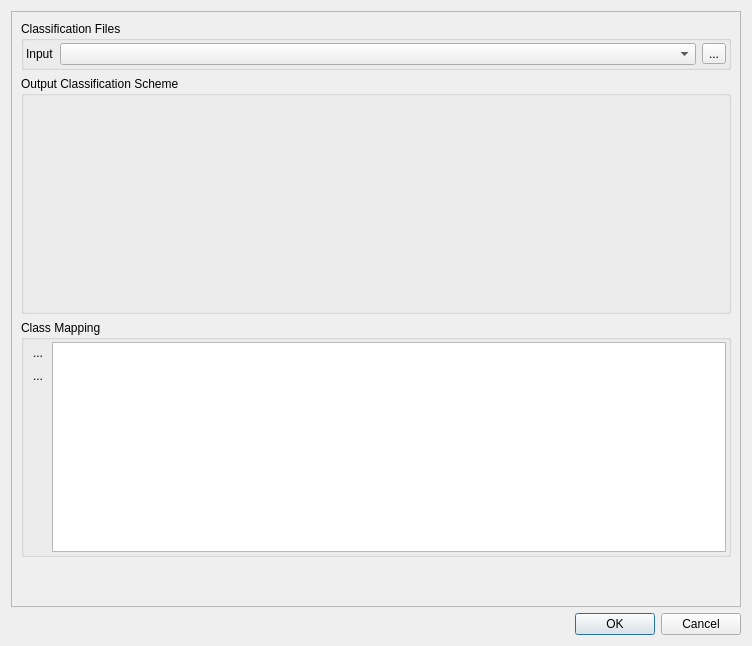
<?xml version="1.0" encoding="UTF-8"?>
<ui version="4.0">
 <class>ReclassifyDialog</class>
 <widget class="QDialog" name="ReclassifyDialog">
  <property name="geometry">
   <rect>
    <x>0</x>
    <y>0</y>
    <width>752</width>
    <height>646</height>
   </rect>
  </property>
  <property name="windowTitle">
   <string>Reclassify Settings</string>
  </property>
  <property name="sizeGripEnabled">
   <bool>false</bool>
  </property>
  <layout class="QVBoxLayout" name="verticalLayout">
   <item>
    <widget class="QScrollArea" name="scrollArea">
     <property name="widgetResizable">
      <bool>true</bool>
     </property>
     <widget class="QWidget" name="scrollAreaWidgetContents">
      <property name="geometry">
       <rect>
        <x>0</x>
        <y>0</y>
        <width>732</width>
        <height>597</height>
       </rect>
      </property>
      <property name="sizePolicy">
       <sizepolicy hsizetype="Minimum" vsizetype="Minimum">
        <horstretch>0</horstretch>
        <verstretch>0</verstretch>
       </sizepolicy>
      </property>
      <layout class="QVBoxLayout" name="verticalLayout_2">
       <item>
        <widget class="QGroupBox" name="groupBox">
         <property name="title">
          <string>Classification Files</string>
         </property>
         <layout class="QGridLayout" name="gridLayout" columnstretch="0,0,0">
          <property name="leftMargin">
           <number>2</number>
          </property>
          <property name="topMargin">
           <number>2</number>
          </property>
          <property name="rightMargin">
           <number>2</number>
          </property>
          <property name="bottomMargin">
           <number>2</number>
          </property>
          <item row="0" column="1">
           <widget class="ClassificationMapLayerComboBox" name="mapLayerComboBox">
            <property name="sizePolicy">
             <sizepolicy hsizetype="Preferred" vsizetype="Fixed">
              <horstretch>0</horstretch>
              <verstretch>0</verstretch>
             </sizepolicy>
            </property>
           </widget>
          </item>
          <item row="0" column="2">
           <widget class="QToolButton" name="btnSelectSrcfile">
            <property name="text">
             <string>...</string>
            </property>
            <property name="icon">
             <iconset>
              <normaloff>:/images/themes/default/mActionAddRasterLayer.svg</normaloff>:/images/themes/default/mActionAddRasterLayer.svg</iconset>
            </property>
           </widget>
          </item>
          <item row="0" column="0">
           <widget class="QLabel" name="label">
            <property name="sizePolicy">
             <sizepolicy hsizetype="Fixed" vsizetype="Preferred">
              <horstretch>0</horstretch>
              <verstretch>0</verstretch>
             </sizepolicy>
            </property>
            <property name="text">
             <string>Input</string>
            </property>
           </widget>
          </item>
         </layout>
        </widget>
       </item>
       <item>
        <widget class="QgsCollapsibleGroupBox" name="gbOutputClassification">
         <property name="sizePolicy">
          <sizepolicy hsizetype="Preferred" vsizetype="Preferred">
           <horstretch>0</horstretch>
           <verstretch>1</verstretch>
          </sizepolicy>
         </property>
         <property name="minimumSize">
          <size>
           <width>0</width>
           <height>0</height>
          </size>
         </property>
         <property name="maximumSize">
          <size>
           <width>16777215</width>
           <height>16777215</height>
          </size>
         </property>
         <property name="title">
          <string>Output Classification Scheme</string>
         </property>
         <layout class="QVBoxLayout" name="verticalLayout_7">
          <property name="spacing">
           <number>2</number>
          </property>
          <property name="leftMargin">
           <number>2</number>
          </property>
          <property name="topMargin">
           <number>2</number>
          </property>
          <property name="rightMargin">
           <number>2</number>
          </property>
          <property name="bottomMargin">
           <number>2</number>
          </property>
          <item>
           <widget class="ClassificationSchemeWidget" name="dstClassificationSchemeWidget" native="true">
            <property name="sizePolicy">
             <sizepolicy hsizetype="Preferred" vsizetype="Preferred">
              <horstretch>0</horstretch>
              <verstretch>1</verstretch>
             </sizepolicy>
            </property>
            <property name="minimumSize">
             <size>
              <width>0</width>
              <height>100</height>
             </size>
            </property>
           </widget>
          </item>
         </layout>
        </widget>
       </item>
       <item>
        <widget class="QgsCollapsibleGroupBox" name="gbClassMapping">
         <property name="sizePolicy">
          <sizepolicy hsizetype="Preferred" vsizetype="Preferred">
           <horstretch>0</horstretch>
           <verstretch>1</verstretch>
          </sizepolicy>
         </property>
         <property name="minimumSize">
          <size>
           <width>0</width>
           <height>0</height>
          </size>
         </property>
         <property name="maximumSize">
          <size>
           <width>16777215</width>
           <height>16777215</height>
          </size>
         </property>
         <property name="whatsThis">
          <string/>
         </property>
         <property name="title">
          <string>Class Mapping</string>
         </property>
         <layout class="QHBoxLayout" name="horizontalLayout">
          <property name="spacing">
           <number>2</number>
          </property>
          <property name="leftMargin">
           <number>2</number>
          </property>
          <property name="topMargin">
           <number>2</number>
          </property>
          <property name="rightMargin">
           <number>2</number>
          </property>
          <property name="bottomMargin">
           <number>2</number>
          </property>
          <item>
           <layout class="QVBoxLayout" name="verticalLayout_4">
            <property name="spacing">
             <number>2</number>
            </property>
            <property name="rightMargin">
             <number>0</number>
            </property>
            <item>
             <widget class="QToolButton" name="btnLoadClassMapping">
              <property name="text">
               <string>...</string>
              </property>
              <property name="icon">
               <iconset>
                <normaloff>:/images/themes/default/mActionFileOpen.svg</normaloff>:/images/themes/default/mActionFileOpen.svg</iconset>
              </property>
              <property name="autoRaise">
               <bool>true</bool>
              </property>
             </widget>
            </item>
            <item>
             <widget class="QToolButton" name="btnSaveClassMapping">
              <property name="text">
               <string>...</string>
              </property>
              <property name="icon">
               <iconset resource="../../enmapboxresources.qrc">
                <normaloff>:/enmapbox/gui/ui/icons/mActionFileSaveAs.svg</normaloff>:/enmapbox/gui/ui/icons/mActionFileSaveAs.svg</iconset>
              </property>
              <property name="autoRaise">
               <bool>true</bool>
              </property>
             </widget>
            </item>
            <item>
             <spacer name="verticalSpacer_2">
              <property name="orientation">
               <enum>Qt::Vertical</enum>
              </property>
              <property name="sizeHint" stdset="0">
               <size>
                <width>20</width>
                <height>40</height>
               </size>
              </property>
             </spacer>
            </item>
           </layout>
          </item>
          <item>
           <widget class="ReclassifyTableView" name="tableView">
            <property name="alternatingRowColors">
             <bool>true</bool>
            </property>
            <property name="sortingEnabled">
             <bool>true</bool>
            </property>
           </widget>
          </item>
         </layout>
        </widget>
       </item>
       <item>
        <spacer name="verticalSpacer">
         <property name="orientation">
          <enum>Qt::Vertical</enum>
         </property>
         <property name="sizeHint" stdset="0">
          <size>
           <width>20</width>
           <height>40</height>
          </size>
         </property>
        </spacer>
       </item>
      </layout>
     </widget>
    </widget>
   </item>
   <item>
    <widget class="QDialogButtonBox" name="buttonBox">
     <property name="standardButtons">
      <set>QDialogButtonBox::Cancel|QDialogButtonBox::Ok</set>
     </property>
    </widget>
   </item>
  </layout>
  <action name="actionAddRasterSource">
   <property name="icon">
    <iconset>
     <normaloff>:/images/themes/default/mActionAddRasterLayer.svg</normaloff>:/images/themes/default/mActionAddRasterLayer.svg</iconset>
   </property>
   <property name="text">
    <string>Add a raster image</string>
   </property>
  </action>
  <action name="actionLoadClassMapping">
   <property name="icon">
    <iconset>
     <normaloff>:/images/themes/default/mActionFileOpen.svg</normaloff>:/images/themes/default/mActionFileOpen.svg</iconset>
   </property>
   <property name="text">
    <string>Load Class Mapping</string>
   </property>
   <property name="toolTip">
    <string>Loads the class mapping from a CSV file</string>
   </property>
  </action>
  <action name="actionSaveClassMapping">
   <property name="icon">
    <iconset>
     <normaloff>:/images/themes/default/mActionFileSaveAs.svg</normaloff>:/images/themes/default/mActionFileSaveAs.svg</iconset>
   </property>
   <property name="text">
    <string>Save Class Mapping</string>
   </property>
   <property name="toolTip">
    <string>Write the class mapping into an CSV file</string>
   </property>
  </action>
 </widget>
 <customwidgets>
  <customwidget>
   <class>QgsCollapsibleGroupBox</class>
   <extends>QGroupBox</extends>
   <header>qgscollapsiblegroupbox.h</header>
   <container>1</container>
  </customwidget>
  <customwidget>
   <class>ClassificationSchemeWidget</class>
   <extends>QWidget</extends>
   <header>qps.classification.classificationscheme</header>
   <container>1</container>
  </customwidget>
  <customwidget>
   <class>ClassificationMapLayerComboBox</class>
   <extends>QComboBox</extends>
   <header>qps.classification.classificationscheme</header>
  </customwidget>
  <customwidget>
   <class>ReclassifyTableView</class>
   <extends>QTableView</extends>
   <header>reclassifyapp.reclassify</header>
  </customwidget>
 </customwidgets>
 <resources>
  <include location="../../enmapboxresources.qrc"/>
  <include location="../../../../../QGIS/images/images.qrc"/>
  <include location="../../../../qgispluginsupport/qps/qpsresources.qrc"/>
 </resources>
 <connections>
  <connection>
   <sender>buttonBox</sender>
   <signal>accepted()</signal>
   <receiver>ReclassifyDialog</receiver>
   <slot>accept()</slot>
   <hints>
    <hint type="sourcelabel">
     <x>384</x>
     <y>692</y>
    </hint>
    <hint type="destinationlabel">
     <x>434</x>
     <y>0</y>
    </hint>
   </hints>
  </connection>
  <connection>
   <sender>buttonBox</sender>
   <signal>rejected()</signal>
   <receiver>ReclassifyDialog</receiver>
   <slot>reject()</slot>
   <hints>
    <hint type="sourcelabel">
     <x>423</x>
     <y>692</y>
    </hint>
    <hint type="destinationlabel">
     <x>501</x>
     <y>158</y>
    </hint>
   </hints>
  </connection>
 </connections>
</ui>
